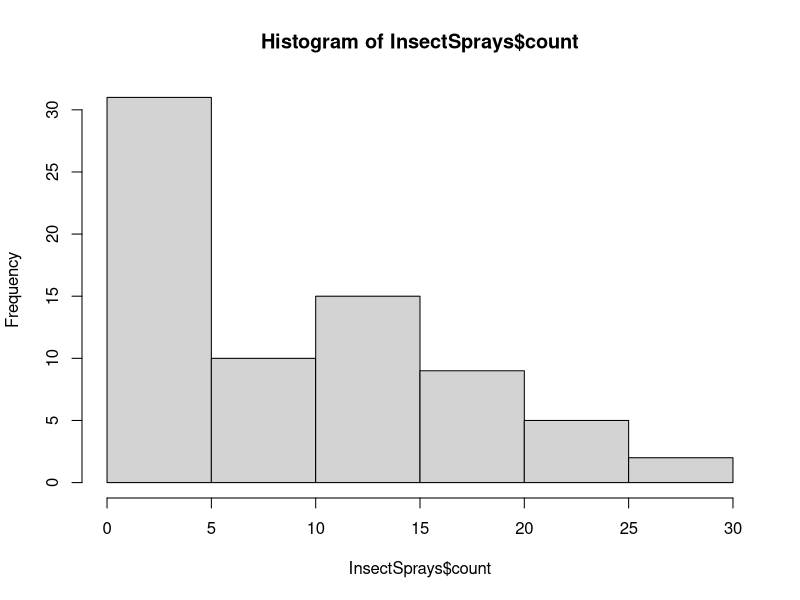

Write the R code that produced this figure.
# 5.2 a
dframe <- data.frame(person = c('Stan', 'Francine', 'Steve', 'Roger', 'Hayley', 'Klaus'), sex = factor(x=c('M', 'F', 'M', 'M', 'F', 'M')), funny = factor(x = c('High', 'Med', 'Low', 'High', 'Med', 'Med'), levels = c('Low', 'Med', 'High')), stringsAsFactors = T)
dframe

# 5.2 b
dframe$age <- c(41,41,15,1600,21,60)
dframe

# 5.2 c
dframe <- dframe[,c(1,4,2,3)]
dframe

# 13.3 b (i)
IQR(quakes$depth)

# 13.3 b (ii)
summary(quakes$mag[quakes$depth>=400])

# 14.1 a
View(InsectSprays)
hist(InsectSprays$count)

# 15.1 a
# prob of Ace:
# P(A) = 4/52 = 1/13
# prob of 4 of spades:
# P(S) = 1/52

# 15.2 a
# i. discrete random
# ii. continuous random
# iii. continuous random
# iv. discrete random
# v. discrete random
# vi. continuous random

# 15.2 i
# sum of the probs = 1
# 0.10 + 0.13 + 0.21 + Pr(s=4) + 0.15 = 1
# Pr(s=4) = 0.41

# 15.2 ii
# Pr(S=1) = 0.10
# Pr(S=2) = 0.23
# Pr(S=3) = 0.44
# Pr(S=4) = 0.85
# Pr(S=5) = 1

# 15.2 iii
# E(S) = 1(0.10) + 2(0.13) + 3(0.21) + 4(0.41) + 5(0.15)
# E(S) = 0.10 + 0.26 + 0.63 + 1.64 + 0.75
# E(S) = 3.38

# 15.2 iv
# standard deviation:
#  1^2(0.10) + 2^2(0.13) + 3^2(0.21) + 4^2(0.41) + 5^2(0.15) = 12.82
# standard deviation = sqrt (12.82-(3.38^2)) = 1.18

# 15.2 v
# prob at least 3 stars
# Pr(S=3) + Pr(S=4) Pr(S=5)
# 0.21 + 0.41 + 0.15
# Pr = 0.77